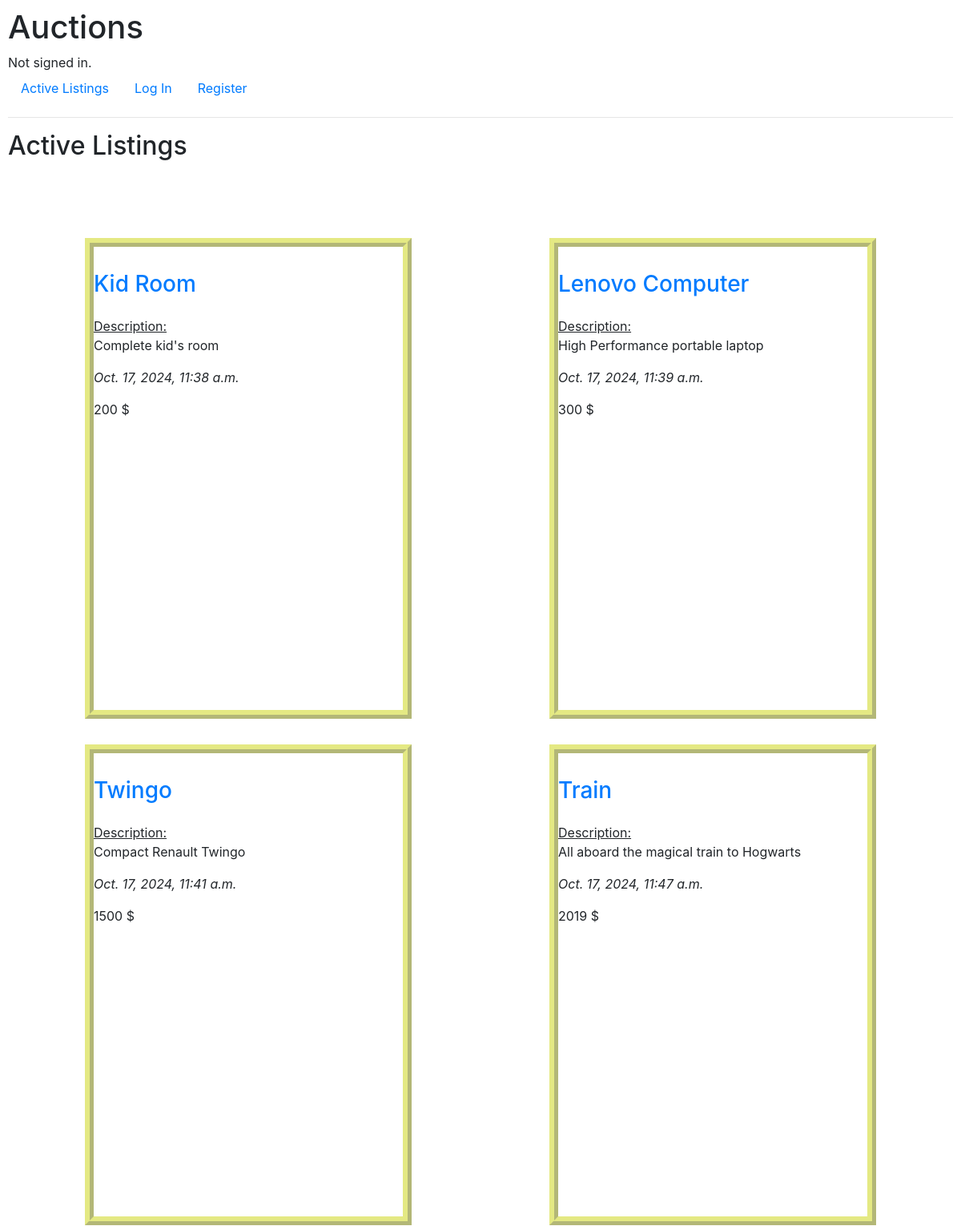
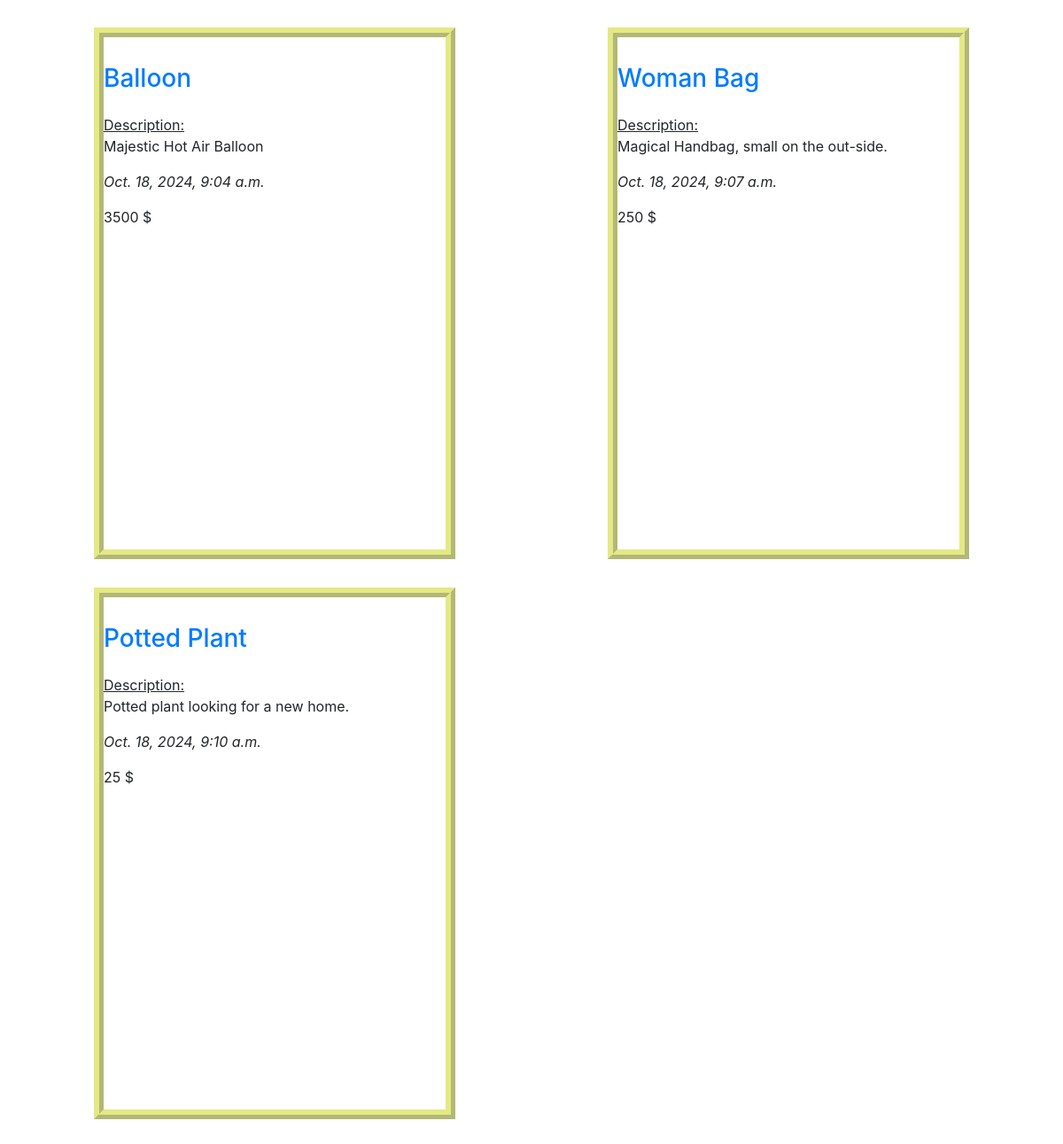
The page / on the database its author committed (2 pictures, top to bottom).
### auctions/models.py (models this page shows, shortened)
class AuctionListing(models.Model):
    product = models.ForeignKey(Product, on_delete=models.CASCADE, related_name="listing_product_ref", null=True, blank=True)
    bid = models.ForeignKey(Bid, on_delete=models.SET_NULL, related_name="bid_ref", null=True, blank=True)
    date = models.DateTimeField(auto_now_add=True)
    active = models.BooleanField(default=True)
    comment = models.ManyToManyField(Comment, blank=True, related_name="comment_auction_ref")

class Product(models.Model):
    user = models.ForeignKey(User, on_delete=models.CASCADE, related_name="product_user", null=True, blank=True)
    name = models.CharField(max_length=64)
    category = models.ForeignKey(Category, on_delete=models.CASCADE, related_name="category_ref")
    description = models.TextField()
    initial_price = models.IntegerField(default=1)
    picture = models.CharField(max_length=128, blank=True, null=True)

class Bid(models.Model):
    user = models.ForeignKey(User, on_delete=models.CASCADE, related_name="bid_user")
    product = models.ForeignKey(Product, on_delete=models.CASCADE, related_name="bid_product_ref")
    owner = models.BooleanField(default=False)
    amount = models.IntegerField()
    time = models.DateTimeField(auto_now_add=True)

### auctions/views.py (the view)
# urls.py: path("", views.index, name="index"),
def index(request):
    active_listing = AuctionListing.objects.filter(active=True)
    return render(request, "auctions/index.html", {
        "active_listing": active_listing
    })

### auctions/templates/auctions/index.html (shortened to what this page needs)
{% extends "auctions/layout.html" %}
{% load static %}
{% block body %}
    <h2>Active Listings</h2>
    <div class="flex-container">
      {% for item in active_listing %}
        <div class="flex-item">
          <h3><a href="{% url 'page' item.id%}">{{ item.product.name }}</a></h3>
          <u>Description:</u><br>
          <p>{{ item.product.description }}</p>
          <p><i>{{ item.date }}</i></p>
          <p>{{ item.bid.amount }} $</p>
        </div>
      {% endfor %}
    </div>
{% endblock %}

### auctions/static/auctions/styles.css (style rules this page uses)
body { padding: 10px; }
h3 { margin-top: 30px; }
.flex-container { margin: 5em; display: flex; flex-wrap: wrap; justify-content: space-between; }
.flex-item { margin: 1em; height: 50vw; width: 40%; border: 3mm ridge rgba(211, 220, 50, .6); }

### rows shown on the page
AuctionListing: product.name "Kid Room", product.description "Complete kid's room", date "Oct. 17, 2024, 11:38 a.m.", bid.amount "200"
AuctionListing: product.name "Lenovo Computer", product.description "High Performance portable laptop", date "Oct. 17, 2024, 11:39 a.m.", bid.amount "300"
AuctionListing: product.name "Twingo", product.description "Compact Renault Twingo", date "Oct. 17, 2024, 11:41 a.m.", bid.amount "1500"
AuctionListing: product.name "Train", product.description "All aboard the magical train to Hogwarts", date "Oct. 17, 2024, 11:47 a.m.", bid.amount "2019"
AuctionListing: product.name "Balloon", product.description "Majestic Hot Air Balloon", date "Oct. 18, 2024, 9:04 a.m.", bid.amount "3500"
AuctionListing: product.name "Woman Bag", product.description "Magical Handbag, small on the out-side.", date "Oct. 18, 2024, 9:07 a.m.", bid.amount "250"
AuctionListing: product.name "Potted Plant", product.description "Potted plant looking for a new home.", date "Oct. 18, 2024, 9:10 a.m.", bid.amount "25"
